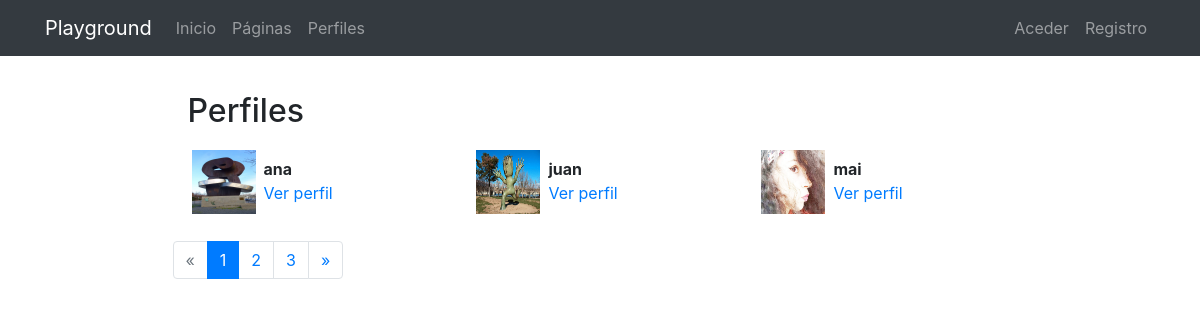
/profiles/, run on the app's committed database.
### registration/models.py (models this page shows)
class Profile(models.Model):
    user = models.OneToOneField(User,  on_delete=models.CASCADE)
    avatar = models.ImageField(upload_to= custom_upload_to, blank=True, null=True)
    bio = models.TextField(null=True, blank=True)
    link = models.URLField(max_length=200, null=True, blank=True)
    class Meta:
        ordering = ['user__username']

### profiles/views.py (the view)
# urls.py: path('', ProfileListView.as_view(), name='list'),
class ProfileListView(ListView):
    model = Profile
    template_name = 'profiles/profile_list.html'
    paginate_by = 3

### profiles/templates/profiles/profile_list.html (shortened to what this page needs)
{% extends 'core/base.html' %}
{% load static %}
{% block content %}
<main role="main">
  <div class="container">
    <div class="row mt-3">
      <div class="col-md-9 mx-auto mb-5">
        <h2>Perfiles</h2>
        <div class="row">
          {% for profile in profile_list %}
            <div class="col-md-4 mt-2 mb-3 ">
              <div class="row p-1">
                <div class="col-md-12">
                  {% if profile.avatar %}
                    <img src="{{profile.avatar.url}}" class="img-fluid profile-avatar">
                  {% else %}
                    <img src="{% static 'registration/img/no-avatar.jpg' %}" class="img-fluid profile-avatar">
                  {% endif %}
                  <p class="profile-data">
                    <b>{{profile.user|truncatechars:"16"}}</b><br>
                    <a href="{% url 'profiles:detail' profile.user %}">Ver perfil</a>
                  </p>
                </div>
              </div>
            </div>
          {% endfor %}
          {% if is_paginated %}
            <nav aria-label="Page navigation">
              <ul class="pagination justify-content-center">
                {% if page_obj.has_previous %}
                  <li class="page-item ">
                    <a class="page-link" href="?page={{ page_obj.previous_page_number }}">&laquo;</a>
                  </li>
                {% else %}
                  <li class="page-item disabled">
                    <a class="page-link" href="#" tabindex="-1">&laquo;</a>
                  </li>
                {% endif %}
                {% for i in paginator.page_range %}
                  <li class="page-item {% if page_obj.number == i %}active{% endif %}">
                    <a class="page-link" href="?page={{ i }}">{{ i }}</a>
                  </li>
                {% endfor %}
                {% if page_obj.has_next %}
                  <li class="page-item ">
                    <a class="page-link" href="?page={{ page_obj.next_page_number }}">&raquo;</a>
                  </li>
                {% else %}
                  <li class="page-item disabled">
                    <a class="page-link" href="#" tabindex="-1">&raquo;</a>
                  </li>
                {% endif %}
              </ul>
            </nav>
          {% endif %}
        </div>
      </div>
    </div>
  </div>
</main>
{% endblock %}

### core/templates/core/base.html (shortened to what this page needs)
<!DOCTYPE html>
<html lang="es">
  <head>
    {% load static %}
    <link href="{% static 'core/vendor/bootstrap/css/bootstrap.min.css' %}" rel="stylesheet">
    <link href="{% static 'core/vendor/font-awesome/css/font-awesome.min.css' %}" rel="stylesheet" type="text/css">
    <link href="{% static 'core/css/main.css' %}" rel="stylesheet">
  </head>
  <body>
    <body>
      <nav class="navbar navbar-expand-lg navbar-dark bg-dark">
        <div class="container">
          <a class="navbar-brand" href="{% url 'home' %}">Playground</a>
          <div class="collapse navbar-collapse" id="ned">
            <ul class="navbar-nav mr-auto">
              <li class="nav-item">
                <a class="nav-link" href="{% url 'home' %}">Inicio</a>
              </li>
              <li class="nav-item">
                <a class="nav-link" href="{% url 'pages:pages' %}">Páginas</a>
              </li>
               <li class="nav-item">
                <a class="nav-link" href="{% url 'profiles:list' %}">Perfiles</a>
              </li>
            </ul>
            <ul class="navbar-nav">
              {% if not request.user.is_authenticated %}
              <li class="nav-item">
                <a class="nav-link" href="{% url 'login' %}">Aceder</a>
              </li>
              <li class="nav-item">
                <a class="nav-link" href="{% url 'signup' %}">Registro</a>
              </li>
              {% endif %}
            </ul>
          </div>
        </div>
      </nav>
      {% block content %}{% endblock %}
  </body>
</html>

### static/core/css/main.css (style rules this page uses)
main { padding-top: 20px; }
:root { --jumbotron-padding-y: 3rem; }

### profiles/templates/profiles/profile_list.html (style rules this page uses)
.profile-avatar { float:left;width:4rem;height:4rem }
.profile-data { padding-left:4.5rem;padding-top:.4rem; }

### data on the page
Profile: avatar (picture), user "ana"
Profile: avatar (picture), user "juan"
Profile: avatar (picture), user "mai"

### other printed values
{{ i }} "1" "2" "3"
